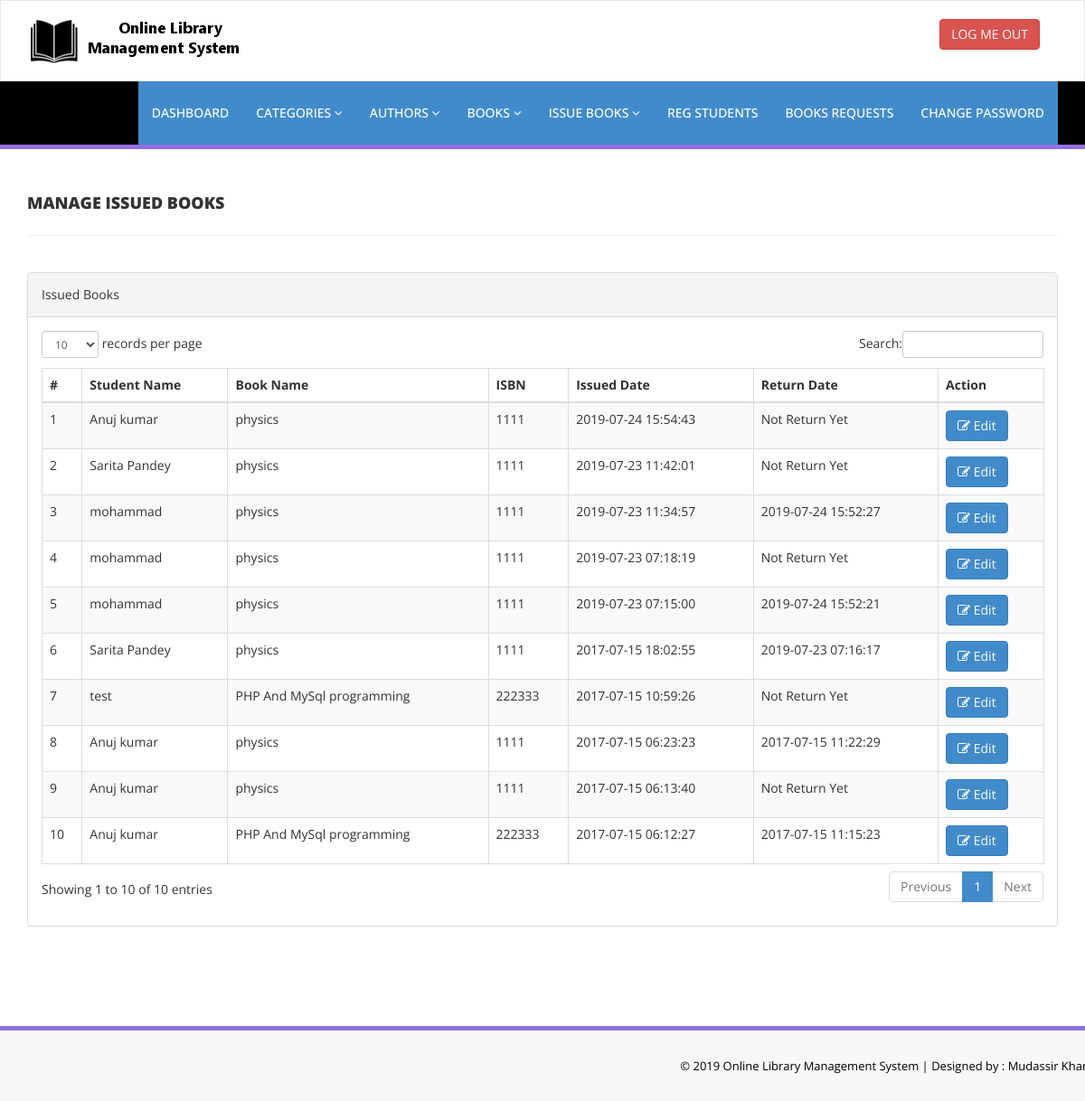
Screenshot of /admin/manage-issued-books.php (signed in) with the database file from the repository.
### tables this page shows
CREATE TABLE `tblissuedbookdetails` (
  `id` int(11) NOT NULL,
  `BookId` int(11) DEFAULT NULL,
  `StudentID` varchar(150) DEFAULT NULL,
  `IssuesDate` timestamp NULL DEFAULT CURRENT_TIMESTAMP,
  `ReturnDate` timestamp NULL DEFAULT NULL ON UPDATE CURRENT_TIMESTAMP,
  `RetrunStatus` int(1) DEFAULT NULL,
  `fine` int(11) DEFAULT NULL
);

CREATE TABLE `tblstudents` (
  `id` int(11) NOT NULL,
  `StudentId` varchar(100) DEFAULT NULL,
  `FullName` varchar(120) DEFAULT NULL,
  `EmailId` varchar(120) DEFAULT NULL,
  `MobileNumber` char(11) DEFAULT NULL,
  `Password` varchar(120) DEFAULT NULL,
  `Status` int(1) DEFAULT NULL,
  `RegDate` timestamp NULL DEFAULT CURRENT_TIMESTAMP,
  `UpdationDate` timestamp NULL DEFAULT NULL ON UPDATE CURRENT_TIMESTAMP
);

CREATE TABLE `tblbooks` (
  `id` int(11) NOT NULL,
  `BookName` varchar(255) DEFAULT NULL,
  `CatId` int(11) DEFAULT NULL,
  `AuthorId` int(11) DEFAULT NULL,
  `ISBNNumber` int(11) DEFAULT NULL,
  `BookPrice` int(11) DEFAULT NULL,
  `RegDate` timestamp NULL DEFAULT CURRENT_TIMESTAMP,
  `UpdationDate` timestamp NULL DEFAULT NULL ON UPDATE CURRENT_TIMESTAMP
);

### admin/manage-issued-books.php (the view, shortened to what this page needs)
<?php
include('includes/config.php');
if(strlen($_SESSION['alogin'])==0)
    {
header('location:index.php');
}
else{
    ?>
<!DOCTYPE html>
<html xmlns="http://www.w3.org/1999/xhtml">
<head>
    <link href="assets/css/bootstrap.css" rel="stylesheet" />
    <link href="assets/css/font-awesome.css" rel="stylesheet" />
    <link href="assets/js/dataTables/dataTables.bootstrap.css" rel="stylesheet" />
    <link href="assets/css/style.css" rel="stylesheet" />
</head>
<body>
<?php include('includes/header.php');?>
    <div class="content-wrapper">
         <div class="container">
        <div class="row pad-botm">
            <div class="col-md-12">
                <h4 class="header-line">Manage Issued Books</h4>
    </div>
     <div class="row">
</div>
        </div>
            <div class="row">
                <div class="col-md-12">
                    <div class="panel panel-default">
                        <div class="panel-heading">
                          Issued Books
                        </div>
                        <div class="panel-body">
                            <div class="table-responsive">
                                <table class="table table-striped table-bordered table-hover" id="dataTables-example">
                                    <thead>
                                        <tr>
                                            <th>#</th>
                                            <th>Student Name</th>
                                            <th>Book Name</th>
                                            <th>ISBN </th>
                                            <th>Issued Date</th>
                                            <th>Return Date</th>
                                            <th>Action</th>
                                        </tr>
                                    </thead>
                                    <tbody>
<?php $sql = "SELECT tblstudents.FullName,tblbooks.BookName,tblbooks.ISBNNumber,tblissuedbookdetails.IssuesDate,tblissuedbookdetails.ReturnDate,tblissuedbookdetails.id as rid from  tblissuedbookdetails join tblstudents on tblstudents.StudentId=tblissuedbookdetails.StudentId join tblbooks on tblbooks.id=tblissuedbookdetails.BookId order by tblissuedbookdetails.id desc";
$query = $dbh -> prepare($sql);
$query->execute();
$results=$query->fetchAll(PDO::FETCH_OBJ);
$cnt=1;
if($query->rowCount() > 0)
{
foreach($results as $result)
{               ?>
                                        <tr class="odd gradeX">
                                            <td class="center"><?php echo htmlentities($cnt);?></td>
                                            <td class="center"><?php echo htmlentities($result->FullName);?></td>
                                            <td class="center"><?php echo htmlentities($result->BookName);?></td>
                                            <td class="center"><?php echo htmlentities($result->ISBNNumber);?></td>
                                            <td class="center"><?php echo htmlentities($result->IssuesDate);?></td>
                                            <td class="center"><?php if($result->ReturnDate=="")
                                            {
                                                echo htmlentities("Not Return Yet");
                                            } else {
                                            echo htmlentities($result->ReturnDate);
}
                                            ?></td>
                                            <td class="center">
                                            <a href="update-issue-bookdeails.php?rid=<?php echo htmlentities($result->rid);?>"><button class="btn btn-primary"><i class="fa fa-edit "></i> Edit</button>
                                            </td>
                                        </tr>
 <?php $cnt=$cnt+1;}} ?>
                                    </tbody>
                                </table>
                            </div>
                        </div>
                    </div>
                </div>
            </div>
    </div>
    </div>
  <?php include('includes/footer.php');?>
</body>
</html>
<?php } ?>

### admin/includes/header.php (shortened to what this page needs)
<div class="navbar navbar-inverse set-radius-zero" >
        <div class="container">
            <div class="navbar-header">
                <a class="navbar-brand">
                    <img src="assets/img/logo.png" />
                </a>
            </div>
            <div class="right-div">
                <a href="logout.php" class="btn btn-danger pull-right">LOG ME OUT</a>
            </div>
        </div>
    </div>
    <section class="menu-section" style="background-color:black;">
        <div class="container">
            <div class="row ">
                <div class="col-md-12">
                    <div class="navbar-collapse collapse ">
                        <ul id="menu-top" class="nav navbar-nav navbar-right focus">
                            <li><a href="dashboard.php" class="">DASHBOARD</a></li>
                            <li>
                                <a href="#" class="dropdown-toggle" id="ddlmenuItem" data-toggle="dropdown"> Categories <i class="fa fa-angle-down"></i></a>
                            </li>
                            <li>
                                <a href="#" class="dropdown-toggle" id="ddlmenuItem" data-toggle="dropdown"> Authors <i class="fa fa-angle-down"></i></a>
                            </li>
 <li>
                                <a href="#" class="dropdown-toggle" id="ddlmenuItem" data-toggle="dropdown"> Books <i class="fa fa-angle-down"></i></a>
                            </li>
                           <li>
                                <a href="#" class="dropdown-toggle" id="ddlmenuItem" data-toggle="dropdown"> Issue Books <i class="fa fa-angle-down"></i></a>
                            </li>
                             <li><a href="reg-students.php">Reg Students</a></li>
                             <li><a href="book-request.php">Books requests</a></li>
  <li><a href="change-password.php">Change Password</a></li>
                        </ul>
                    </div>
                </div>
            </div>
        </div>
    </section>

### admin/includes/footer.php
<section class="footer-section">
     <div class="container">
         <div class="row">
             <div class="col-md-12">
                &copy; 2019 Online Library Management System |<a href="" target="_blank"  > Designed by : Mudassir Khan</a>
             </div>
         </div>
     </div>
 </section>

### admin/assets/css/style.css (style rules this page uses)
.set-radius-zero { border-radius:0px; -moz-border-radius:0px; -webkit-border-radius:0px; }
.content-wrapper { margin-top: 40px; min-height:800px; padding-bottom:90px; }
.header-line { font-weight:900; padding-bottom:25px; border-bottom:1px solid #eeeeee; text-transform:uppercase; }
.pad-botm { padding-bottom:30px; }
.focus { background-color: #428bca; }
.right-div { float: right; padding: 20px; }
#menu-top a { color:#FFF!important; text-decoration:none; font-weight:500; padding: 25px 15px 25px 15px; text-transform:uppercase; }
.menu-section { background-color: #000000!important; border-bottom:5px solid #9170E4; width:100% }
.navbar-inverse { background-color: #FFF; border-color: rgba(155, 153, 153, 0.23); }
.navbar { min-height: 90px; margin-bottom: 0px; }
.footer-section { padding:25px 50px 25px 50px; color:#000; font-size:13px; background-color: #f7f7f7; text-align:right; border-top:5px solid #9170E4; }
.footer-section a, .footer-section a:hover { color:#000; }

### rows the page displays
tblissuedbookdetails: tblstudents.FullName "Anuj kumar", BookId.BookName "physics", BookId.ISBNNumber "1111", IssuesDate "2019-07-24 15:54:43"
tblissuedbookdetails: tblstudents.FullName "Sarita Pandey", BookId.BookName "physics", BookId.ISBNNumber "1111", IssuesDate "2019-07-23 11:42:01"
tblissuedbookdetails: tblstudents.FullName "mohammad", BookId.BookName "physics", BookId.ISBNNumber "1111", IssuesDate "2019-07-23 11:34:57", ReturnDate "2019-07-24 15:52:27"
tblissuedbookdetails: tblstudents.FullName "mohammad", BookId.BookName "physics", BookId.ISBNNumber "1111", IssuesDate "2019-07-23 07:18:19"
tblissuedbookdetails: tblstudents.FullName "mohammad", BookId.BookName "physics", BookId.ISBNNumber "1111", IssuesDate "2019-07-23 07:15:00", ReturnDate "2019-07-24 15:52:21"
tblissuedbookdetails: tblstudents.FullName "Sarita Pandey", BookId.BookName "physics", BookId.ISBNNumber "1111", IssuesDate "2017-07-15 18:02:55", ReturnDate "2019-07-23 07:16:17"
tblissuedbookdetails: tblstudents.FullName "test", BookId.BookName "PHP And MySql programming", BookId.ISBNNumber "222333", IssuesDate "2017-07-15 10:59:26"
tblissuedbookdetails: tblstudents.FullName "Anuj kumar", BookId.BookName "physics", BookId.ISBNNumber "1111", IssuesDate "2017-07-15 06:23:23", ReturnDate "2017-07-15 11:22:29"
tblissuedbookdetails: tblstudents.FullName "Anuj kumar", BookId.BookName "physics", BookId.ISBNNumber "1111", IssuesDate "2017-07-15 06:13:40"
tblissuedbookdetails: tblstudents.FullName "Anuj kumar", BookId.BookName "PHP And MySql programming", BookId.ISBNNumber "222333", IssuesDate "2017-07-15 06:12:27", ReturnDate "2017-07-15 11:15:23"
